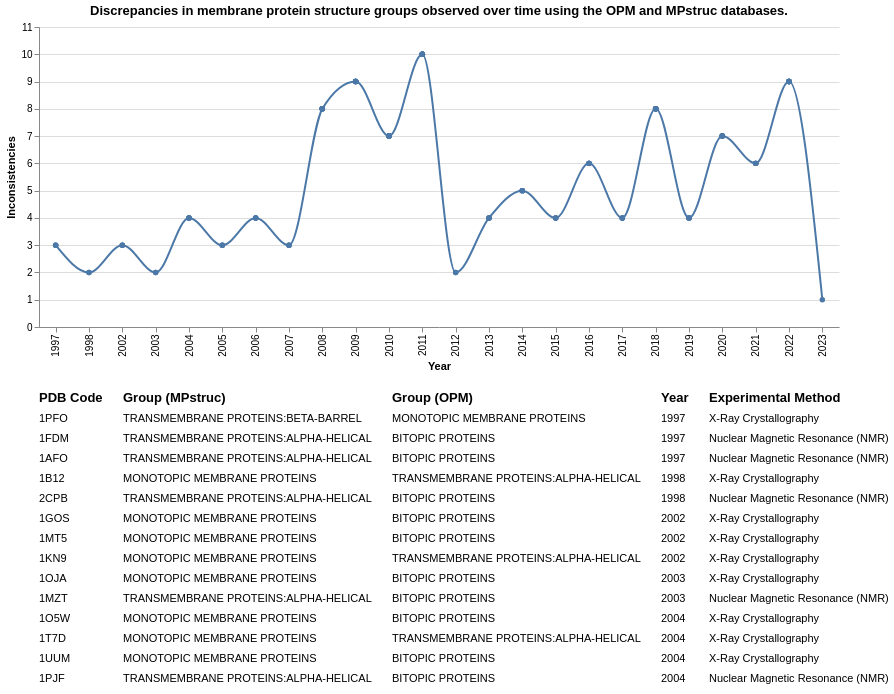

Notebook source saved alongside this figure:
### Markdown cell above
##### View Discrepancies

### Code cell
from src.Training.services import aggregate_inconsistencies, transform_dataframe

def create_visualization(data, chart_width=None):
    """
        Creates a visualization of inconsistencies by year and protein type.

        Args:
        - data (pd.DataFrame): The input dataframe.
        - chart_width (int): The width of the chart and table.

        Returns:
        - alt.Chart: The combined Altair chart and table.
    """
    # Define selections
    brush = alt.selection_interval(encodings=["x", "y"])
    click = alt.selection_point(fields=['inconsistencies'], name='click')

    # Check and set chart width
    if chart_width and isinstance(chart_width,int):
        chart_width = int(chart_width) - 50
    else:
        chart_width = 800

    # Create line chart
    line_chart = alt.Chart(data).mark_line(point=True, interpolate='monotone').encode(
        x=alt.X('bibliography_year:O', title="Year"),
        y=alt.Y(
            'inconsistencies:Q', 
            title="Inconsistencies",
            scale=alt.Scale(domain=(0, data['inconsistencies'].max() * 1.1))  # Added a small buffer to y-axis
        ),
        tooltip=[
            'bibliography_year', 'inconsistencies', 
            'protein_codes', 'group (OPM)', 
            'group (MPstruc)'
        ]
    ).add_params(
        brush, click
    ).properties(
        width=chart_width,
        title='Discrepancies in membrane protein structure groups observed over time using the OPM and MPstruc databases.',
    )
    
    # Create table
    table = alt.Chart(data).mark_text(align='left').encode(
        y=alt.Y('row_number:O', axis=None),
    ).transform_filter(
        brush
    ).transform_filter(
        click
    ).transform_window(
        row_number='row_number()'
    ).transform_filter(
        'datum.row_number < 15'
    )

    width_array = [0, 0, 0, 0, 0]
    
    # Create individual columns
    pdb_code = table.encode(
        text='pdb_code:N'
    ).properties(
        width=width_array[0],
        title=alt.TitleParams(text='PDB Code', align='left')
    )

    group = table.encode(
        text='group (MPstruc):N'
    ).properties(
        width=width_array[1],
        title=alt.TitleParams(text='Group (MPstruc)', align='left')
    )

    OPM_group = table.encode(
        text='group (OPM):N'
    ).properties(
        width=width_array[2],
        title=alt.TitleParams(text='Group (OPM)', align='left')
    )

    year = table.encode(
        text='bibliography_year:N'
    ).properties(
        width=width_array[3],
        title=alt.TitleParams(text='Year', align='left')
    )

    method = table.encode(
        text='experimental_method:N'
    ).properties(
        width=width_array[4],
        title=alt.TitleParams(text='Experimental Method', align='left')
    )
    
    # Concatenate columns horizontally
    table_layout = alt.hconcat(
        pdb_code, group, OPM_group, year, method
    ).resolve_legend(
        color="independent"
    )

    # Concatenate chart and table vertically
    chart_with_table = alt.vconcat(
        line_chart, table_layout
    ).configure_view(
        strokeWidth=0
    )

    return chart_with_table

# Load the data again to avoid manupulations made above
all_data, uniprot, opm, mp_and_pdb = load_data()

# Prepare combined DataFrame
df_combined = all_data[[
    "pdb_code_opm", "famsupclasstype_type_name", 
    "family_superfamily_classtype_name", 
    "group", "bibliography_year", 
    "rcsentinfo_experimental_method"
]].copy()

# Drop rows with any NaN values
df_combined.dropna(inplace=True)
# Aggregate inconsistencies
inconsistencies_by_year = aggregate_inconsistencies(df_combined, pdb_code_column="pdb_code_opm")
# Transform the aggregated data
transformed_data = transform_dataframe(inconsistencies_by_year)
print(inconsistencies_by_year)
chart_with_table = create_visualization(transformed_data)
chart_with_table
